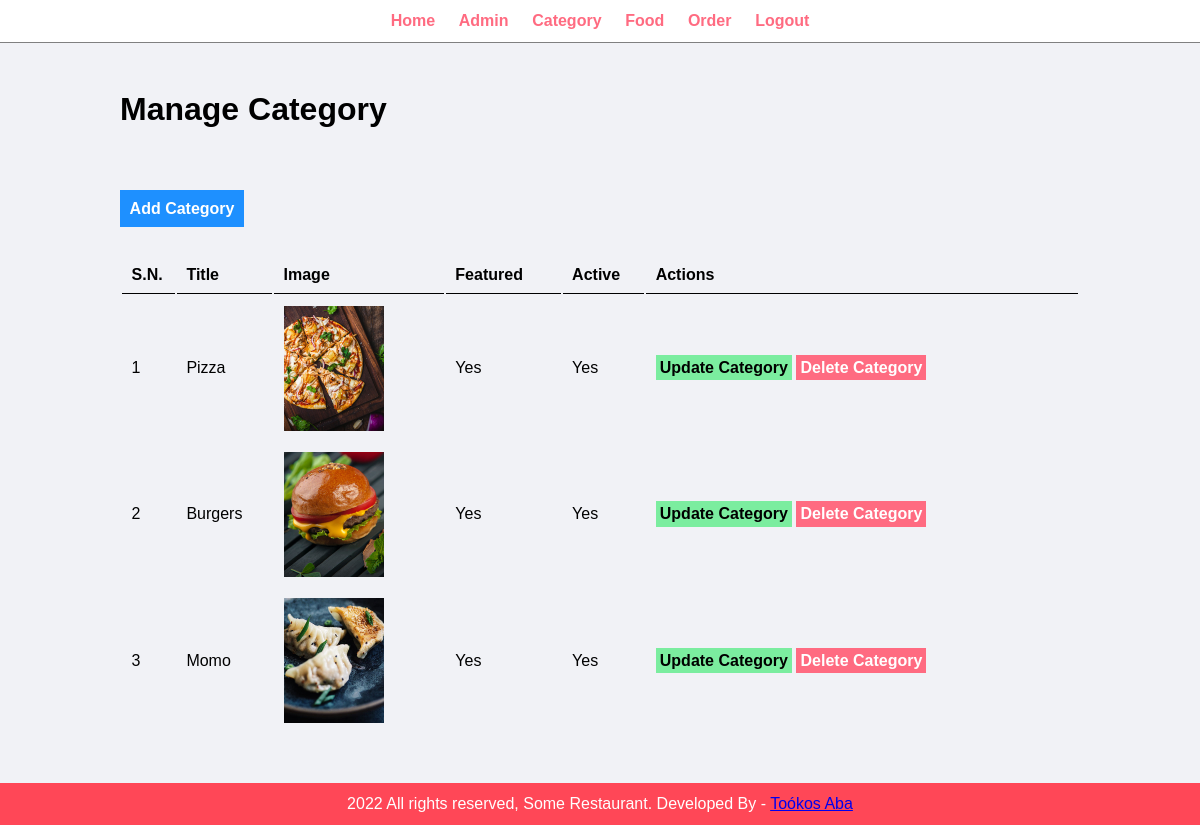
The app's page /admin/manage-category.php (signed in) with its own data.
### tables this page shows
CREATE TABLE `tbl_category` (
  `id` int(10) UNSIGNED NOT NULL,
  `title` varchar(100) NOT NULL,
  `image_name` varchar(255) NOT NULL,
  `featured` varchar(10) NOT NULL,
  `active` varchar(10) NOT NULL
);

### admin/manage-category.php (the view, shortened to what this page needs)
<?php include('partials/menu.php'); ?>
<div class="main-content">
    <div class="wrapper">
        <h1>Manage Category</h1>
        <br>
        <br>
        <br>
        <br>
        <a href="<?php echo SITEURL; ?>admin/add-category.php" class="btn-primary">Add Category</a>
        <br>
        <br>
        <br>
        <table class="tbl-full">
            <tr>
                <th>S.N.</th>
                <th>Title</th>
                <th>Image</th>
                <th>Featured</th>
                <th>Active</th>
                <th>Actions</th>
            </tr>
            <?php
            $sql = "SELECT * FROM tbl_category";
            $res = mysqli_query($conn, $sql);
            $count = mysqli_num_rows($res);
            $sn = 1;
            if ($count > 0) {
                while ($row = mysqli_fetch_assoc($res))
                {
                    $id = $row['id'];
                    $title = $row['title'];
                    $image_name = $row['image_name'];
                    $featured = $row['featured'];
                    $active = $row['active'];
                ?>
                    <tr>
                        <td><?php echo $sn++; ?></td>
                        <td><?php echo $title; ?></td>
                        <td>
                            <?php
                            if ($image_name != "")
                            {
                                ?>
                                <img src="<?php echo SITEURL; ?>images/category/<?php echo $image_name; ?>" width="100px" >
                                <?php
                            }
                            else
                            {
                                echo "<div class='error'>Image not added.</div>";
                            }
                             ?>
                        </td>
                        <td><?php echo $featured; ?></td>
                        <td><?php echo $active; ?></td>
                        <td>
                            <a href="<?php echo SITEURL; ?>admin/update-category.php?id=<?php echo $id; ?>" class="btn-secondary">Update Category</a>
                            <a href="<?php echo SITEURL; ?>admin/delete-category.php?id=<?php echo $id; ?>&image_name=<?php echo $image_name; ?>" class="btn-danger">Delete Category</a>
                        </td>
                    </tr>
                <?php
                }
            }
            ?>
        </table>
    </div>
</div>
<?php include('partials/footer.php'); ?>

### css/admin.css (style rules this page uses)
* { margin: 0; padding: 0; font-family: Arial, Helvetica, sans-serif; }
.wrapper { padding: 1%; width: 80%; margin: 0 auto; }
.tbl-full { width: 100%; text-align: left; }
table tr th { border-bottom: 1px solid black; padding: 1%; }
table tr td { padding: 1%; }
.btn-primary { background-color: #1e90ff; padding: 1%; color: white; text-decoration: none; font-weight: bold; }
.btn-secondary { background-color: #7bed9f; padding: 1%; color: black; text-decoration: none; font-weight: bold; }
.btn-danger { background-color: #ff6b81; padding: 1%; color: white; text-decoration: none; font-weight: bold; }
.main-content { background-color: #f1f2f6; padding: 3% 0; }

### records on screen
tbl_category: title "Pizza", image_name (picture), featured "Yes", active "Yes"
tbl_category: title "Burgers", image_name (picture), featured "Yes", active "Yes"
tbl_category: title "Momo", image_name (picture), featured "Yes", active "Yes"
